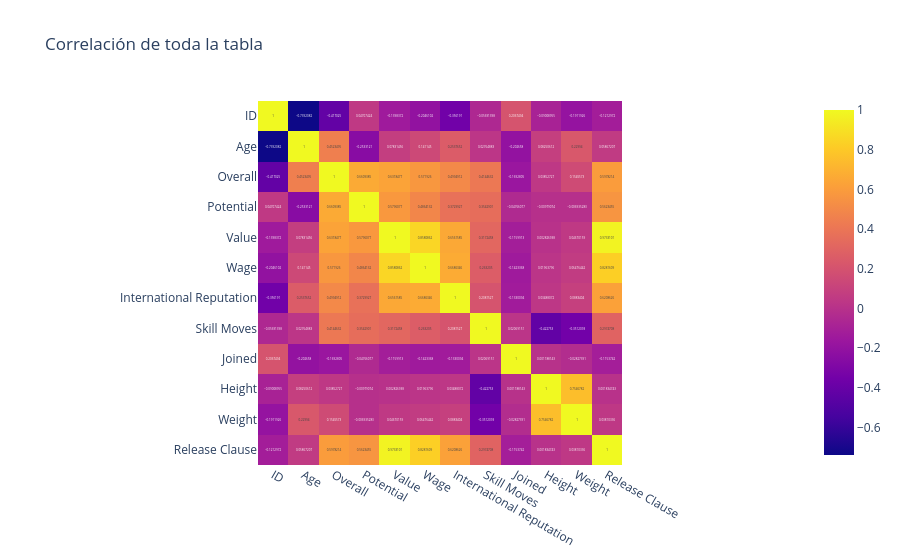

Notebook code cell kept with this figure:
### Code cell
fig=px.imshow(df_numeric.corr(), text_auto=True,title='Correlación de toda la tabla')
fig.show()

### Figure 1 — Plotly figure (JSON) as saved in the notebook; plotly's stock layout.template omitted (floating-point values rounded to 4 significant figures; data arrays with more than 128 entries replaced by an {"elided": "..."} marker saying what was removed)
{"data": [{"coloraxis": "coloraxis", "hovertemplate": "x: %{x}<br>y: %{y}<br>color: %{z}<extra></extra>", "name": "0", "texttemplate": "%{z}", "type": "heatmap", "x": ["ID", "Age", "Overall", "Potential", "Value", "Wage", "International Reputation", "Skill Moves", "Joined", "Height", "Weight", "Release Clause"], "xaxis": "x", "y": ["ID", "Age", "Overall", "Potential", "Value", "Wage", "International Reputation", "Skill Moves", "Joined", "Height", "Weight", "Release Clause"], "yaxis": "y", "z": {"elided": "12x12 float values"}}], "layout": {"coloraxis": {"colorscale": [[0, "#0d0887"], [0.1111, "#46039f"], [0.2222, "#7201a8"], [0.3333, "#9c179e"], [0.4444, "#bd3786"], [0.5556, "#d8576b"], [0.6667, "#ed7953"], [0.7778, "#fb9f3a"], [0.8889, "#fdca26"], [1, "#f0f921"]]}, "title": {"text": "Correlación de toda la tabla"}, "xaxis": {"anchor": "y", "constrain": "domain", "domain": [0, 1], "scaleanchor": "y"}, "yaxis": {"anchor": "x", "autorange": "reversed", "constrain": "domain", "domain": [0, 1]}}}
